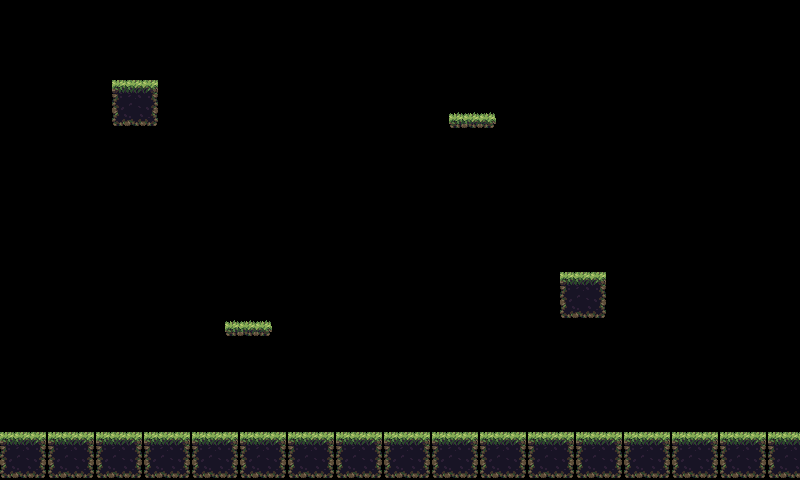

A level layout from a 2D game, rendered from its tile map. Below: a short description, then the map file with its tile-grid data intact:
An orthogonal 50x30 tile map with 16x16 px tiles, 1 tile layer (Platforms) and 5 objects.

<map version="1.10" tiledversion="1.10.0" orientation="orthogonal" renderorder="right-down" width="50" height="30" tilewidth="16" tileheight="16" infinite="0" nextlayerid="4" nextobjectid="8">
 <tileset firstgid="1" source="env.tsx" />
 <layer id="1" name="Platforms" width="50" height="30">
  <data encoding="csv">
0,0,0,0,0,0,0,0,0,0,0,0,0,0,0,0,0,0,0,0,0,0,0,0,0,0,0,0,0,0,0,0,0,0,0,0,0,0,0,0,0,0,0,0,0,0,0,0,0,0,
0,0,0,0,0,0,0,0,0,0,0,0,0,0,0,0,0,0,0,0,0,0,0,0,0,0,0,0,0,0,0,0,0,0,0,0,0,0,0,0,0,0,0,0,0,0,0,0,0,0,
0,0,0,0,0,0,0,0,0,0,0,0,0,0,0,0,0,0,0,0,0,0,0,0,0,0,0,0,0,0,0,0,0,0,0,0,0,0,0,0,0,0,0,0,0,0,0,0,0,0,
0,0,0,0,0,0,0,0,0,0,0,0,0,0,0,0,0,0,0,0,0,0,0,0,0,0,0,0,0,0,0,0,0,0,0,0,0,0,0,0,0,0,0,0,0,0,0,0,0,0,
0,0,0,0,0,0,0,0,0,0,0,0,0,0,0,0,0,0,0,0,0,0,0,0,0,0,0,0,0,0,0,0,0,0,0,0,0,0,0,0,0,0,0,0,0,0,0,0,0,0,
0,0,0,0,0,0,0,5,6,7,0,0,0,0,0,0,0,0,0,0,0,0,0,0,0,0,0,0,0,0,0,0,0,0,0,0,0,0,0,0,0,0,0,0,0,0,0,0,0,0,
0,0,0,0,0,0,0,9,10,11,0,0,0,0,0,0,0,0,0,0,0,0,0,0,0,0,0,0,0,0,0,0,0,0,0,0,0,0,0,0,0,0,0,0,0,0,0,0,0,0,
0,0,0,0,0,0,0,13,14,15,0,0,0,0,0,0,0,0,0,0,0,0,0,0,0,0,0,0,2,3,4,0,0,0,0,0,0,0,0,0,0,0,0,0,0,0,0,0,0,0,
0,0,0,0,0,0,0,0,0,0,0,0,0,0,0,0,0,0,0,0,0,0,0,0,0,0,0,0,0,0,0,0,0,0,0,0,0,0,0,0,0,0,0,0,0,0,0,0,0,0,
0,0,0,0,0,0,0,0,0,0,0,0,0,0,0,0,0,0,0,0,0,0,0,0,0,0,0,0,0,0,0,0,0,0,0,0,0,0,0,0,0,0,0,0,0,0,0,0,0,0,
0,0,0,0,0,0,0,0,0,0,0,0,0,0,0,0,0,0,0,0,0,0,0,0,0,0,0,0,0,0,0,0,0,0,0,0,0,0,0,0,0,0,0,0,0,0,0,0,0,0,
0,0,0,0,0,0,0,0,0,0,0,0,0,0,0,0,0,0,0,0,0,0,0,0,0,0,0,0,0,0,0,0,0,0,0,0,0,0,0,0,0,0,0,0,0,0,0,0,0,0,
0,0,0,0,0,0,0,0,0,0,0,0,0,0,0,0,0,0,0,0,0,0,0,0,0,0,0,0,0,0,0,0,0,0,0,0,0,0,0,0,0,0,0,0,0,0,0,0,0,0,
0,0,0,0,0,0,0,0,0,0,0,0,0,0,0,0,0,0,0,0,0,0,0,0,0,0,0,0,0,0,0,0,0,0,0,0,0,0,0,0,0,0,0,0,0,0,0,0,0,0,
0,0,0,0,0,0,0,0,0,0,0,0,0,0,0,0,0,0,0,0,0,0,0,0,0,0,0,0,0,0,0,0,0,0,0,0,0,0,0,0,0,0,0,0,0,0,0,0,0,0,
0,0,0,0,0,0,0,0,0,0,0,0,0,0,0,0,0,0,0,0,0,0,0,0,0,0,0,0,0,0,0,0,0,0,0,0,0,0,0,0,0,0,0,0,0,0,0,0,0,0,
0,0,0,0,0,0,0,0,0,0,0,0,0,0,0,0,0,0,0,0,0,0,0,0,0,0,0,0,0,0,0,0,0,0,0,0,0,0,0,0,0,0,0,0,0,0,0,0,0,0,
0,0,0,0,0,0,0,0,0,0,0,0,0,0,0,0,0,0,0,0,0,0,0,0,0,0,0,0,0,0,0,0,0,0,0,5,6,7,0,0,0,0,0,0,0,0,0,0,0,0,
0,0,0,0,0,0,0,0,0,0,0,0,0,0,0,0,0,0,0,0,0,0,0,0,0,0,0,0,0,0,0,0,0,0,0,9,10,11,0,0,0,0,0,0,0,0,0,0,0,0,
0,0,0,0,0,0,0,0,0,0,0,0,0,0,0,0,0,0,0,0,0,0,0,0,0,0,0,0,0,0,0,0,0,0,0,13,14,15,0,0,0,0,0,0,0,0,0,0,0,0,
0,0,0,0,0,0,0,0,0,0,0,0,0,0,2,3,4,0,0,0,0,0,0,0,0,0,0,0,0,0,0,0,0,0,0,0,0,0,0,0,0,0,0,0,0,0,0,0,0,0,
0,0,0,0,0,0,0,0,0,0,0,0,0,0,0,0,0,0,0,0,0,0,0,0,0,0,0,0,0,0,0,0,0,0,0,0,0,0,0,0,0,0,0,0,0,0,0,0,0,0,
0,0,0,0,0,0,0,0,0,0,0,0,0,0,0,0,0,0,0,0,0,0,0,0,0,0,0,0,0,0,0,0,0,0,0,0,0,0,0,0,0,0,0,0,0,0,0,0,0,0,
0,0,0,0,0,0,0,0,0,0,0,0,0,0,0,0,0,0,0,0,0,0,0,0,0,0,0,0,0,0,0,0,0,0,0,0,0,0,0,0,0,0,0,0,0,0,0,0,0,0,
0,0,0,0,0,0,0,0,0,0,0,0,0,0,0,0,0,0,0,0,0,0,0,0,0,0,0,0,0,0,0,0,0,0,0,0,0,0,0,0,0,0,0,0,0,0,0,0,0,0,
0,0,0,0,0,0,0,0,0,0,0,0,0,0,0,0,0,0,0,0,0,0,0,0,0,0,0,0,0,0,0,0,0,0,0,0,0,0,0,0,0,0,0,0,0,0,0,0,0,0,
0,0,0,0,0,0,0,0,0,0,0,0,0,0,0,0,0,0,0,0,0,0,0,0,0,0,0,0,0,0,0,0,0,0,0,0,0,0,0,0,0,0,0,0,0,0,0,0,0,0,
5,6,7,5,6,7,5,6,7,5,6,7,5,6,7,5,6,7,5,6,7,5,6,7,5,6,7,5,6,7,5,6,7,5,6,7,5,6,7,5,6,7,5,6,7,5,6,7,5,6,
9,10,11,9,10,11,9,10,11,9,10,11,9,10,11,9,10,11,9,10,11,9,10,11,9,10,11,9,10,11,9,10,11,9,10,11,9,10,11,9,10,11,9,10,11,9,10,11,9,10,
13,14,15,13,14,15,13,14,15,13,14,15,13,14,15,13,14,15,13,14,15,13,14,15,13,14,15,13,14,15,13,14,15,13,14,15,13,14,15,13,14,15,13,14,15,13,14,15,13,14
</data>
 </layer>
 <objectgroup id="2" name="CollisionsBigPlat">
  <object id="1" x="2.44561" y="439.395" width="797.269" height="37.4994" />
  <object id="2" x="114.128" y="88.042" width="41.5754" height="35.0538" />
  <object id="3" x="562.49" y="277.984" width="42.3906" height="35.869" />
 </objectgroup>
 <objectgroup id="3" name="CollisionsSmallPlat">
  <object id="5" x="450.808" y="117.389" width="42.3906" height="7.33683" />
  <object id="6" x="226.627" y="326.081" width="42.3906" height="7.33683" />
 </objectgroup>
</map>